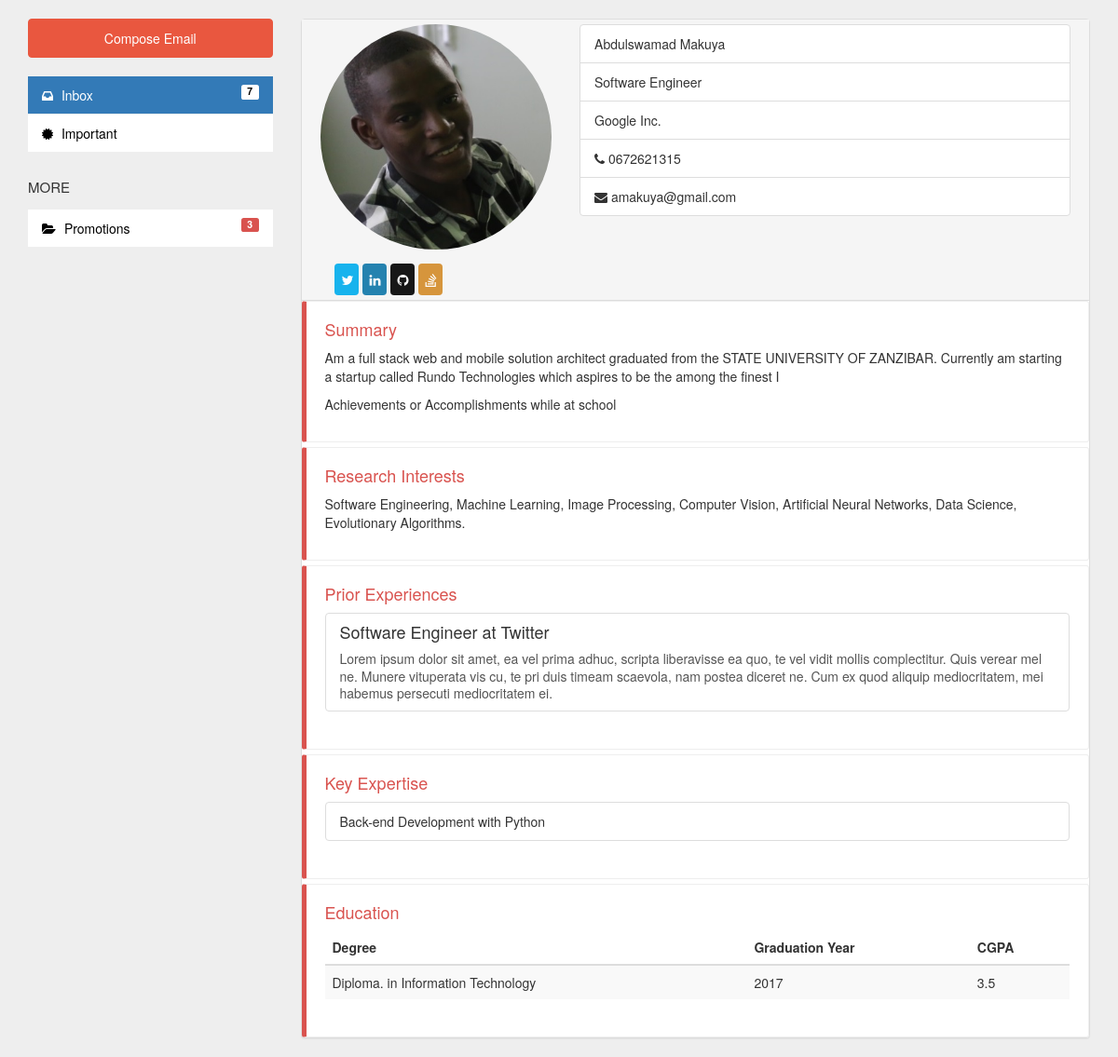
The page /graduators/1/ on the database its author committed.
### graduators/models.py (models this page shows)
class graduator(models.Model):
    FullName = models.CharField(max_length=20,null=True)
    PersonalDescription = models.TextField(max_length=200,null=True)
    age = models.CharField(max_length=20,null=True)
    image = models.FileField(max_length=200,null=True)
    email = models.CharField(max_length=30,null=True)
    phone = models.CharField(max_length=30,null=True)
    adress = models.CharField(max_length=30,null=True)
    HighestEducation=models.CharField(max_length=30,null=True)
    graduationYear = models.CharField(max_length=30,null=True)
    Employed = models.BooleanField(default=False)
    def  __str__(self):
        return self.FullName

### graduators/views.py (the view)
# urls.py: url(r'^graduators/(?P<graduator_id>[0-9]+)/$', views.details, name='detail')
def details(request, graduator_id):
    try:
        kaka = graduator.objects.get(id=graduator_id)
    except Exception as e:
        raise Http404("That Graduator does not exist")
    return render(request, 'graduators/graduatordetails.html', { 'kaka': kaka })
    '''1.create variable to hold the db result.kaka = graduator.objects.get(pk=graduator_id)
       2.load template = loader.get_template('graduators/graduatordetails.html')
    context = { 'kaka' : kaka }
    return HttpResponse(template.render(context, request))
    '''

### graduators/templates/graduators/graduatordetails.html (shortened to what this page needs)
<!DOCTYPE html>
{% load staticfiles %}
<html>
  <head>
    <link rel="stylesheet" href="http://maxcdn.bootstrapcdn.com/bootstrap/3.3.6/css/bootstrap.min.css">
    <link href="https://maxcdn.bootstrapcdn.com/font-awesome/4.3.0/css/font-awesome.min.css" rel="stylesheet">
    <link rel="stylesheet" href="{% static 'graduators/graduatordeatils/bootstrap.min.css' %}">
    <link href="{% static 'graduators/graduatordeatils/font-awesome.min.css' %}" rel="stylesheet">
    <link href="{% static 'graduators/graduatordeatils/profile.css' %}" rel="stylesheet">
  </head>
  <body>
        <div class="container">
        <div class="row">
            <div class="col-sm-3">
                <a href="mail-compose.html" class="btn btn-danger btn-block btn-compose-email">Compose Email</a>
                <ul class="nav nav-pills nav-stacked nav-email shadow mb-20">
                    <li class="active"> <a href="#mail-inbox.html"> <i class="fa fa-inbox"></i> Inbox  <span class="label pull-right">7</span> </a> </li>
                    <li> <a href="#"><i class="fa fa-certificate"></i> Important</a> </li>
                </ul>
                <h5 class="nav-email-subtitle">More</h5>
                <ul class="nav nav-pills nav-stacked nav-email mb-20 rounded shadow">
                    <li> <a href="#"> <i class="fa fa-folder-open"></i> Promotions  <span class="label label-danger pull-right">3</span> </a> </li>
                </ul>
            </div>
            <div class="col-sm-9">
                <div class="panel panel-default">
                       <div class="panel-heading resume-heading">
                          <div class="row">
                             <div class="col-lg-12">
                                <div class="col-xs-12 col-sm-4">
                                   <figure>
                                      <img class="img-circle img-responsive" alt="" src="{{kaka.image.url}}">
                                   </figure>
                                   <div class="row">
                                      <div class="col-xs-12 social-btns">
                                         <div class="col-xs-3 col-md-1 col-lg-1 social-btn-holder">
                                            <a href="#" class="btn btn-social btn-block btn-twitter">
                                            <i class="fa fa-twitter"></i> </a>
                                         </div>
                                         <div class="col-xs-3 col-md-1 col-lg-1 social-btn-holder">
                                            <a href="#" class="btn btn-social btn-block btn-linkedin">
                                            <i class="fa fa-linkedin"></i> </a>
                                         </div>
                                         <div class="col-xs-3 col-md-1 col-lg-1 social-btn-holder">
                                            <a href="#" class="btn btn-social btn-block btn-github">
                                            <i class="fa fa-github"></i> </a>
                                         </div>
                                         <div class="col-xs-3 col-md-1 col-lg-1 social-btn-holder">
                                            <a href="#" class="btn btn-social btn-block btn-stackoverflow">
                                            <i class="fa fa-stack-overflow"></i> </a>
                                         </div>
                                      </div>
                                   </div>
                                </div>
                                <div class="col-xs-12 col-sm-8">
                                   <ul class="list-group">
                                      <li class="list-group-item">{{kaka}}</li>
                                      <li class="list-group-item">Software Engineer</li>
                                      <li class="list-group-item">Google Inc. </li>
                                      <li class="list-group-item"><i class="fa fa-phone"></i> {{kaka.phone}} </li>
                                      <li class="list-group-item"><i class="fa fa-envelope"></i> {{ kaka.email }}</li>
                                   </ul>
                                </div>
                             </div>
                          </div>
                       </div>
                       <div class="bs-callout bs-callout-danger">
                          <h4>Summary</h4>
                          <p>
                            {{kaka.PersonalDescription}}
                          </p>
                          <p>
                             Achievements or Accomplishments while at school
                          </p>
                       </div>
                       <div class="bs-callout bs-callout-danger">
                          <h4>Research Interests</h4>
                          <p>
                             Software Engineering, Machine Learning, Image Processing,
                             Computer Vision, Artificial Neural Networks, Data Science,
                             Evolutionary Algorithms.
                          </p>
                       </div>
                       <div class="bs-callout bs-callout-danger">
                          <h4>Prior Experiences</h4>
                          <ul class="list-group">
                             <a class="list-group-item inactive-link" href="#">
                                <h4 class="list-group-item-heading"> Software Engineer at Twitter </h4>
                                <p class="list-group-item-text">
                                   Lorem ipsum dolor sit amet, ea vel prima adhuc, scripta liberavisse ea quo, te vel vidit mollis complectitur. Quis verear mel ne. Munere vituperata vis cu,
                                   te pri duis timeam scaevola, nam postea diceret ne. Cum ex quod aliquip mediocritatem, mei habemus persecuti mediocritatem ei.
                                </p>
                             </a>
                          </ul>
                       </div>
                       <div class="bs-callout bs-callout-danger">
                          <h4>Key Expertise</h4>
                          <ul class="list-group">
                             <li class="list-group-item"> Back-end Development with Python </li>
                          </ul>
                       </div>
                       <div class="bs-callout bs-callout-danger">
                          <h4>Education</h4>
                          <table class="table table-striped table-responsive ">
                             <thead>
                                <tr>
                                   <th>Degree</th>
                                   <th>Graduation Year</th>
                                   <th>CGPA</th>
                                </tr>
                             </thead>
                             <tbody>
                                <tr>
                                   <td>Diploma. in Information Technology</td>
                                   <td>2017</td>
                                   <td> 3.5 </td>
                                </tr>
                             </tbody>
                          </table>
                       </div>
                    </div>
                 </div>
            </div>
        </div>
  </body>
</html>

### graduators/static/graduatordetails/profile.css (style rules this page uses)
body { margin-top:20px; background:#eee; }
.btn-compose-email { padding: 10px 0px; margin-bottom: 20px; }
.btn-danger { background-color: #E9573F; border-color: #E9573F; color: white; }
.panel .panel-heading { padding: 5px; border-top-right-radius: 3px; border-top-left-radius: 3px; border-bottom: 1px solid #DDD; -moz-border-radius: 0px; -webkit-border-radius: 0px; border-radius: 0px; }
.nav-email > li + li { margin-top: 1px; }
.nav-email li { background-color: white; }
.nav-email li.active { background-color: transparent; }
.nav-email li.active .label { background-color: white; color: black; }
.nav-email li a { color: black; -moz-border-radius: 0px; -webkit-border-radius: 0px; border-radius: 0px; }
.nav-email li a i { margin-right: 5px; }
.nav-email li a .label { margin-top: -1px; }
.nav-email-subtitle { font-size: 15px; text-transform: uppercase; color: #333; margin-bottom: 15px; margin-top: 30px; }
.btn-social { color: white; opacity:0.9; }
.btn-twitter { background-color: #00aced; opacity:0.9; }
.btn-linkedin { background-color:#0e76a8; opacity:0.9; }
.btn-github { background-color:#000000; opacity:0.9; }
.btn-stackoverflow { background-color: #D38B28; opacity: 0.9; }
.bs-callout { -moz-border-bottom-colors: none; -moz-border-left-colors: none; -moz-border-right-colors: none; -moz-border-top-colors: none; border-color: #eee; border-image: none; border-radius: 3px; border-style: solid; border-width: 1px 1px 1px 5px; margin-bottom: 5px; padding: 20px; }
.bs-callout:last-child { margin-bottom: 0px; }
.bs-callout h4 { margin-bottom: 10px; margin-top: 0; }
.bs-callout-danger { border-left-color: #d9534f; }
.bs-callout-danger h4 { color: #d9534f; }
.inactive-link { pointer-events: none; cursor: default; }
.resume-heading .social-btns { margin-top:15px; }
.resume-heading .social-btns i.fa { margin-left:-5px; }

### rows shown on the page
graduator: image (picture), FullName "Abdulswamad Makuya", phone "0672621315", email "amakuya@gmail.com", PersonalDescription "Am a full stack web and mobile solution architect graduated from the STATE UNIVERSITY OF ZANZIBAR. Currently am starting a startup called Rundo Technologies which aspires to be the among the finest I"
